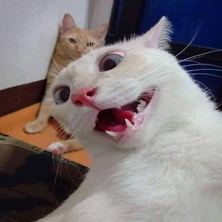
#> input picture 04-week/assignment_3/images/images/my_cat.jpg, 222 x 222 px, given in place of karel.png, which was not available
$ python trim_crop.py
#> lines starting #> are read from the running program, lines starting #| are printed output that depends on the picture
### 04-week/assignment_3/images/simpleimage.py
#!/usr/bin/env python3

"""
Stanford CS106A SimpleImage

Written by Nick Parlante, Sonja Johnson-Yu, and Nick Bowman.
 -7/2019  version, has file reading, pix, foreach, hidden get/setpix

SimpleImage Features:
Create image:
  image = SimpleImage.blank(400, 200)   # create new image of size
  image = SimpleImage('foo.jpg')        # create from file

Access size
  image.width, image.height

Get pixel at x,y
  pix = image.get_pixel(x, y)
  # pix is RGB tuple like (100, 200, 0)

Set pixel at x,y
  image.set_pixel(x, y, pix)   # set data by tuple also

Get Pixel object at x,y
  pixel = image.get_pixel(x, y)
  pixel.red = 0
  pixel.blue = 255

Show image on screen
  image.show()

The main() function below demonstrates the above functions as a test.
"""

import sys
# If the following line fails, "Pillow" needs to be installed
from PIL import Image


# [11 lines left out: function clamp, not called in this run]


class Pixel(object):
    """
    A pixel at an x,y in a SimpleImage.
    Supports set/get .red .green .blue
    and get .x .y
    """
    def __init__(self, image, x, y):
        self.image = image
        self._x = x
        self._y = y

    def __str__(self):
        return 'r:' + str(self.red) + ' g:' + str(self.green) + ' b:' + str(self.blue)

    # Pillow image stores each pixel color as a (red, green, blue) tuple.
    # So the functions below have to unpack/repack the tuple to change anything.

    @property
    def red(self):
        return self.image.px[self._x, self._y][0]

    # [4 lines left out: function red, not called in this run]

    @property
    def green(self):
        return self.image.px[self._x, self._y][1]

    # [4 lines left out: function green, not called in this run]

    @property
    def blue(self):
        return self.image.px[self._x, self._y][2]

    # [4 lines left out: function blue, not called in this run]

    @property
    def x(self):
        return self._x

    @property
    def y(self):
        return self._y


# color tuples for background color names 'red' 'white' etc.
BACK_COLORS = {
    'white': (255, 255, 255),
    'black': (0, 0, 0),
    'red': (255, 0, 0),
    'green': (0, 255, 0),
    'blue': (0, 0, 255),
}


class SimpleImage(object):
    def __init__(self, filename, width=0, height=0, back_color=None):
        """
        Create a new image. This case works: SimpleImage('foo.jpg')
        To create a blank image use SimpleImage.blank(500, 300)
        The other parameters here are for internal/experimental use.
        """
#> called with filename = 'images/karel.png', width = 0, height = 0
        # Create pil_image either from file, or making blank
        if filename:
            self.pil_image = Image.open(filename).convert("RGB")
#> self.pil_image is the input picture: PIL image 222x222 RGB; mean R, G, B 127.8, 119.1, 121.5
            if self.pil_image.mode != 'RGB':
                raise Exception('Image file is not RGB')
            self._filename = filename  # hold onto
        else:
            if not back_color:
                back_color = 'white'
            color_tuple = BACK_COLORS[back_color]
            if width == 0 or height == 0:
                raise Exception('Creating blank image requires width/height but got {} {}'
                                .format(width, height))
            self.pil_image = Image.new('RGB', (width, height), color_tuple)
        self.px = self.pil_image.load()
        size = self.pil_image.size
#> size = (222, 222)
        self._width = size[0]
#> self._width = 222
        self._height = size[1]
#> self._height = 222
        self.curr_x = 0
        self.curr_y = 0

    def __iter__(self):
        return self

    # [16 lines left out: functions __next__, increment_curr_counters, not called in this run]

    @classmethod
    def blank(cls, width, height, back_color=None):
        """Create a new blank image of the given width and height, optional back_color."""
        return SimpleImage('', width, height, back_color=back_color)

    # [4 lines left out: function file, not called in this run]

    @property
    def width(self):
        """Width of image in pixels."""
        return self._width

    @property
    def height(self):
        """Height of image in pixels."""
        return self._height

    def get_pixel(self, x, y):
        """
        Returns a Pixel at the given x,y, suitable for getting/setting
        .red .green .blue values.
        """
        if x < 0 or x >= self._width or y < 0 or y >= self.height:
            e = Exception('get_pixel bad coordinate x %d y %d (vs. image width %d height %d)' %
                          (x, y, self._width, self.height))
            raise e
        return Pixel(self, x, y)

    def set_pixel(self, x, y, pixel):
        if x < 0 or x >= self._width or y < 0 or y >= self.height:
            e = Exception('set_pixel bad coordinate x %d y %d (vs. image width %d height %d)' %
                          (x, y, self._width, self.height))
            raise e
        self.px[x, y] = (pixel.red, pixel.green, pixel.blue)

    # [7 lines left out: function set_rgb, not called in this run]

    def _get_pix_(self, x, y):
        """Get pix RGB tuple (200, 100, 50) for the given x,y."""
        return self.px[x, y]

    def _set_pix_(self, x, y, pix):
        """Set the given pix RGB tuple into the image at the given x,y."""
        self.px[x, y] = pix

    def show(self):
        """Displays the image using an external utility."""
        self.pil_image.show()

    def close(self):
        """Displays the image using an external utility."""
        self.pil_image.close()

    # [39 lines left out: functions make_as_big_as, main, not called in this run]


# [2 lines that do not run on import are left out]

### 04-week/assignment_3/images/trim_crop.py
from simpleimage import SimpleImage

def main():
    image = SimpleImage('images/karel.png')
    trimmed_img = trim_crop_image(image, 30)
    trimmed_img.show()


def trim_crop_image(original_img, trim_size):
    """
    This function returns a new SimpleImage which is a trimmed and
    cropped version of the original image by shaving trim_sz pixels
    from each side (top, left, bottom, right) of the image. You may
    assume trim_sz is less than half the width of the image.

    Inputs:
        - original_img: The original image to process
        - trim_size: The number of pixels to shave from each side
                   of the original image

    Returns:
        A new SimpleImage with trim_sz pixels shaved off each
        side of the original image
    """
#> called with trim_size = 30
    # TODO: your code here
    # Calculate the new_width and new_height
    # Create a new blank image and send the new values of width and height
    # Iterating the the values of width and height to assign the x and y value the sise to trim
    # Then update the fixel with new values
    # and apply to the image the new values
    # Retutn the image

    new_width = original_img.width - 2*trim_size
#> new_width = 162
    new_height = original_img.height - 2*trim_size
#> new_height = 162
    new_image = SimpleImage.blank(new_width, new_height)
#> in __init__ (call 2), `self.pil_image = Image.new('RGB', (width, height), color_tuple)`: self.pil_image: PIL image 162x162 RGB; every value is 255

    for x in range(new_width):
        for y in range (new_height):
            old_x = x + trim_size
            old_y = y + trim_size
            original_pixel = original_img.get_pixel(old_x, old_y)
            new_image.set_pixel(x, y, original_pixel)
    return new_image


if __name__ == '__main__':
    main()
#> in show, `self.pil_image.show()`:
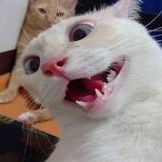
#> shown: PIL image 162x162 RGB; mean R, G, B 141.9, 129.2, 127.3

$ run again, on 04-week/assignment_3/images/images/panda.jpg
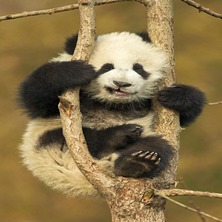
#> input picture 04-week/assignment_3/images/images/panda.jpg, 222 x 222 px, given in place of karel.png, which was not available
#> in __init__, self.pil_image is the input picture: PIL image 222x222 RGB; mean R, G, B 134.8, 113.9, 73
#> self.pil_image: PIL image 162x162 RGB; every value is 255
#> in show, `self.pil_image.show()`:
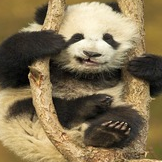
#> shown: PIL image 162x162 RGB; mean R, G, B 130.7, 114.3, 82.4

$ run again, on 04-week/assignment_3/images/images/simba-sq.jpg
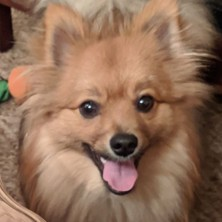
#> input picture 04-week/assignment_3/images/images/simba-sq.jpg, 222 x 222 px, given in place of karel.png, which was not available
#> in __init__, self.pil_image is the input picture: PIL image 222x222 RGB; mean R, G, B 144.6, 111, 89.3
#> self.pil_image: PIL image 162x162 RGB; every value is 255
#> in show, `self.pil_image.show()`:
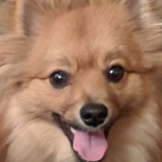
#> shown: PIL image 162x162 RGB; mean R, G, B 162.4, 123.4, 99.7
